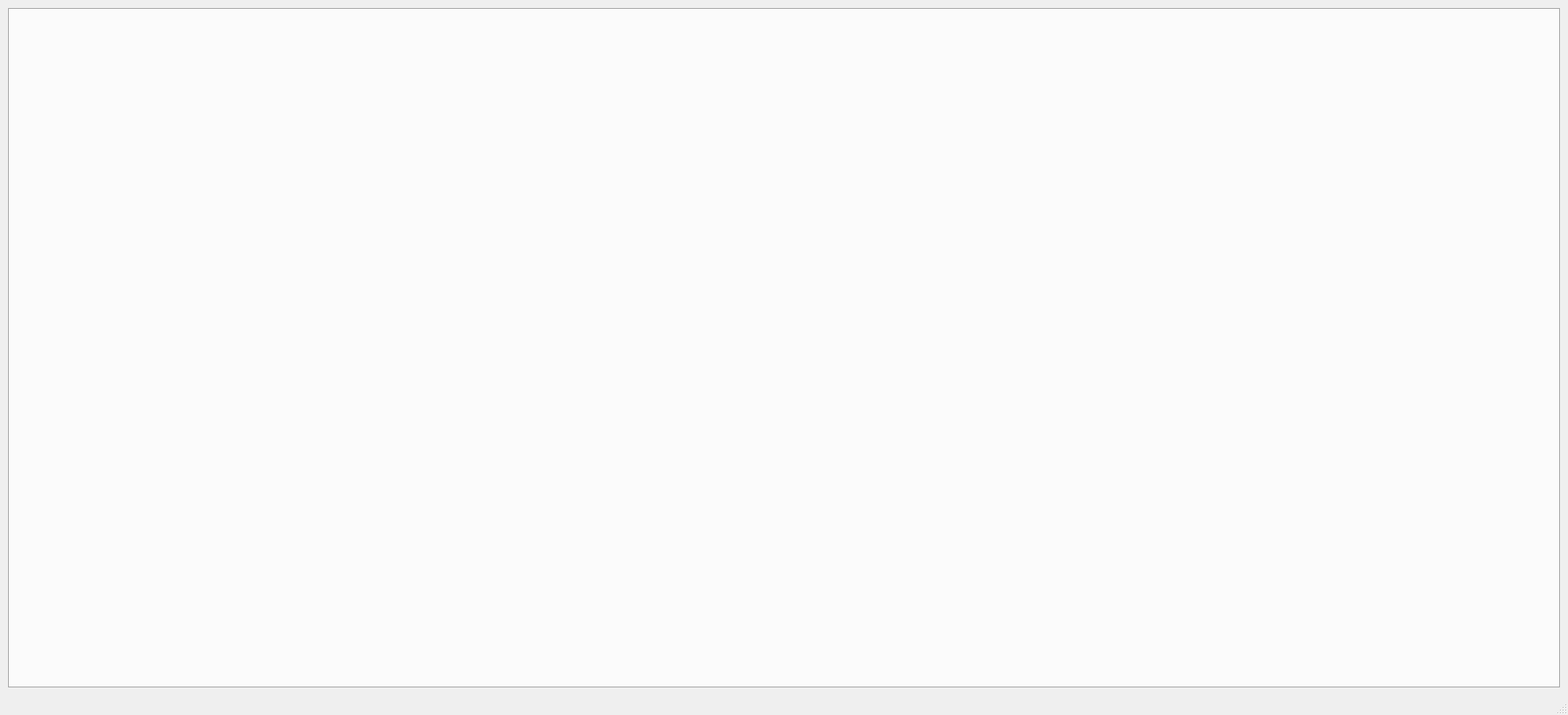
<?xml version="1.0" encoding="UTF-8"?>
<ui version="4.0">
 <class>MainWindow</class>
 <widget class="QMainWindow" name="MainWindow">
  <property name="geometry">
   <rect>
    <x>0</x>
    <y>0</y>
    <width>1763</width>
    <height>804</height>
   </rect>
  </property>
  <property name="windowTitle">
   <string>tushare-qt-gui</string>
  </property>
  <widget class="QWidget" name="centralwidget">
   <layout class="QHBoxLayout" name="horizontalLayout">
    <item>
     <widget class="QTabWidget" name="tabWidget">
      <property name="tabPosition">
       <enum>QTabWidget::South</enum>
      </property>
     </widget>
    </item>
   </layout>
  </widget>
  <widget class="QMenuBar" name="menubar">
   <property name="geometry">
    <rect>
     <x>0</x>
     <y>0</y>
     <width>1763</width>
     <height>23</height>
    </rect>
   </property>
  </widget>
  <widget class="QStatusBar" name="statusbar"/>
 </widget>
 <resources/>
 <connections/>
</ui>
